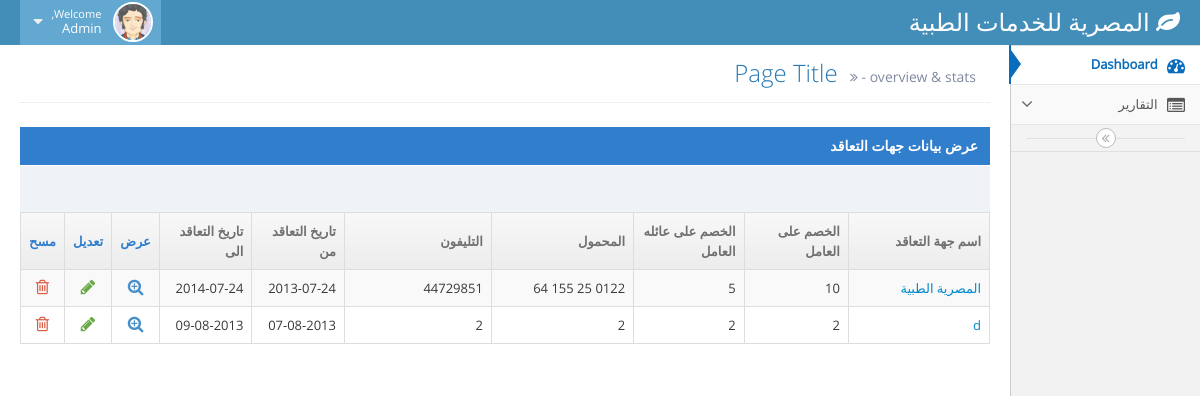
/index.php/contracts/view (signed in), run on the app's committed database.
### tables this page shows
CREATE TABLE IF NOT EXISTS `contracts` (
  `id` int(11) NOT NULL AUTO_INCREMENT,
  `name` varchar(80) NOT NULL,
  `personal_discount` float NOT NULL DEFAULT '0',
  `family_discount` float NOT NULL,
  `address` varchar(255) NOT NULL,
  `mobile` varchar(50) NOT NULL DEFAULT '1',
  `phone` varchar(50) NOT NULL,
  `from_date` varchar(50) NOT NULL,
  `to_date` varchar(50) NOT NULL,
  `paid_date` date NOT NULL,
  `amount` float NOT NULL,
  PRIMARY KEY (`id`)
);

### application/controllers/contracts.php (called while the page is built, shortened)
<?php if ( ! defined('BASEPATH')) exit('No direct script access allowed');
class Contracts extends CI_Controller {
	 public function __construct()
	{
			$this->load-> model('Contracts_model');
	}
	public function view()
	{
         $data['content']='contracts/view';
		 $data['patients']= $this->Contracts_model->get_contracts();
         $this->load->view('admin_panel',$data);
	}
}

### index.php (called while the page is built, shortened)
<?php
require_once BASEPATH.'core/CodeIgniter.php';

### application/models/contracts_model.php (called while the page is built, shortened)
<?
class Contracts_model extends CI_Model {
    public function get_contracts()
    {
      $sql="SELECT * FROM `contracts` order by id";
	  $query = $this->db->query($sql);
	  return $query->result_array();
    }
}

### application/views/contracts/view.php (the view, shortened to what this page needs)
                            <div class="table-header">
									<strong>عرض بيانات جهات التعاقد</strong>
</div>
						  <div id="sample-table-2_wrapper" class="dataTables_wrapper" role="grid"><div class="row-fluid"><div class="span6"><div class="dataTables_length" id="sample-table-2_length"></div></div></div>
                          <table aria-describedby="sample-table-2_info" id="sample-table-2" class="table table-striped table-bordered table-hover dataTable">
							  <thead>
								  <tr role="row">
                                  <th aria-label="Domain: activate to sort column ascending" style="width: 172px;" colspan="1" rowspan="1" aria-controls="sample-table-2" tabindex="0" role="columnheader" >	اسم جهة التعاقد </th>
                                  <th  style="width: 118px;" colspan="1" rowspan="1"  tabindex="0" role="columnheader" >	الخصم على العامل</th><th aria-label="Clicks: activate to sort column ascending" style="width: 128px;" colspan="1" rowspan="1" aria-controls="sample-table-2" tabindex="0" role="columnheader" >	الخصم على عائله العامل</th>
                                   <th aria-label="Domain: activate to sort column ascending" style="width: 172px;" colspan="1" rowspan="1" aria-controls="sample-table-2" tabindex="0" role="columnheader" >	المحمول </th>
                                    <th aria-label="Domain: activate to sort column ascending" style="width: 172px;" colspan="1" rowspan="1" aria-controls="sample-table-2" tabindex="0" role="columnheader" >	التليفون </th>
                                    <th aria-label="Update: activate to sort column ascending" style="width: 100px;" colspan="1" rowspan="1" aria-controls="sample-table-2" tabindex="0" role="columnheader"> 	تاريخ التعاقد من </th>
                                     <th aria-label="Update: activate to sort column ascending" style="width: 100px;" colspan="1" rowspan="1" aria-controls="sample-table-2" tabindex="0" role="columnheader"> 	تاريخ التعاقد الى  </th>
                                  <th aria-label="" style="width: 20px;" colspan="1" rowspan="1" role="columnheader" class="sorting_disabled" align="center">عرض</th>
                                       <th aria-label="" style="width: 20px;" colspan="1" rowspan="1" role="columnheader" class="sorting_disabled">تعديل</th>
                                            <th aria-label="" style="width: 20px;" colspan="1" rowspan="1" role="columnheader" class="sorting_disabled">مسح</th>
                                  </tr>
							  </thead>
							<tbody aria-relevant="all" aria-live="polite" role="alert">
                            <? foreach($patients as $row)
							{
							?>
                            <tr class="odd">
				<td class=" "><a href="<? echo base_url();?>index.php/contracts/data/<? echo $row['id'];?>"><? echo $row['name'];?></a>	 </td>
										<td class=" "><? echo $row['personal_discount'];?></td>
										<td class="hidden-480 "><? echo $row['family_discount'];?></td>
                                           <td class="hidden-phone "><? echo $row['mobile'];?></td>
                                        <td class="hidden-phone "><? echo $row['phone'];?></td>
                                        <td class="hidden-phone "><? echo $row['from_date'];?></td>
                                        <td class="hidden-phone "><? echo $row['to_date'];?></td>
                                        <td class="hidden-480 " align="center">
                                        <div align="center"><a class="blue" href="<? echo base_url();?>index.php/contracts/data/<? echo $row['id'];?>">
													<i class="icon-zoom-in bigger-130"></i>	</a></div></td>
										<td class="hidden-phone " align="center">
                            <div align="center"><a class="green" href="<? echo base_url();?>index.php/contracts/edit/<? echo $row['id'];?>">
													<i class="icon-pencil bigger-130"></i></a></div></td>
										<td class="td-actions " align="center">
					<div align="center"><a class="red" href="<? echo base_url();?>index.php/contracts/delete/<? echo $row['id'];?>">
													<i class="icon-trash bigger-130"></i></a></div></td>
								  </tr>
                                  <? }?>
                                  </tbody></table>

### application/views/admin_panel.php (shortened to what this page needs)
<?
if(isset($_SESSION['User_Login']))
{
	?>
<!DOCTYPE html>
<html lang="en"><head>
		<link href="<? echo base_url();?>assests/bootstrap/css/bootstrap.css" rel="stylesheet">
		<link href="<? echo base_url();?>assests/bootstrap/css/bootstrap-responsive.css" rel="stylesheet">
		<link rel="stylesheet" href="<? echo base_url();?>assests/themes/font-awesome/css/font-awesome.css">
		<link rel="stylesheet" href="<? echo base_url();?>assests/admin_files/css.css">
		<link rel="stylesheet" href="<? echo base_url();?>assests/admin_files/ace.css">
		<link rel="stylesheet" href="<? echo base_url();?>assests/admin_files/ace-responsive.css">
		<link rel="stylesheet" href="<? echo base_url();?>assests/admin_files/ace-skins.css">
        <link rel="stylesheet" href="<? echo base_url();?>assests/Form%20Elements%20-%20Ace%20Admin_files/jquery-ui-1.css">
		<link rel="stylesheet" href="<? echo base_url();?>assests/Form%20Elements%20-%20Ace%20Admin_files/chosen.css">
		<link rel="stylesheet" href="<? echo base_url();?>assests/Form%20Elements%20-%20Ace%20Admin_files/datepicker.css">
		<link rel="stylesheet" href="<? echo base_url();?>assests/Form%20Elements%20-%20Ace%20Admin_files/bootstrap-timepicker.css">
		<link rel="stylesheet" href="<? echo base_url();?>assests/Form%20Elements%20-%20Ace%20Admin_files/daterangepicker.css">
		<link rel="stylesheet" href="<? echo base_url();?>assests/Form%20Elements%20-%20Ace%20Admin_files/colorpicker.css">
		<link rel="stylesheet" href="<? echo base_url();?>assests/Form%20Elements%20-%20Ace%20Admin_files/css.css">
		<link rel="stylesheet" href="<? echo base_url();?>assests/Form%20Elements%20-%20Ace%20Admin_files/ace.css">
		<link rel="stylesheet" href="<? echo base_url();?>assests/Form%20Elements%20-%20Ace%20Admin_files/ace-responsive.css">
		<link rel="stylesheet" href="<? echo base_url();?>assests/Form%20Elements%20-%20Ace%20Admin_files/ace-skins.css">
	</head>
	<body class="rtl">
		<div class="navbar">
			<div class="navbar-inner">
				<div class="container-fluid">
					<a href="#" class="brand">
							<i class="icon-leaf"></i>
							 المصرية للخدمات الطبية
					</a>
					<ul class="nav ace-nav pull-left">
						<li class="light-blue">
							<a data-toggle="dropdown" href="#" class="dropdown-toggle">
								<img class="nav-user-photo" src="<? echo base_url();?>assests/admin_files/avatar4.png" alt="Jason's Photo">
								<span class="user-info">
									<small>Welcome,</small>
									Admin
								</span>
								<i class="icon-caret-down"></i>
							</a>
						</li>
					</ul>
				</div>
			</div>
		</div>
		<div class="main-container container-fluid">
			<div class="sidebar" id="sidebar">
				<ul class="nav nav-list">
					<li class="active">
						<a href="<? echo base_url(); ?>index.php/admin/check/">
							<i class="icon-dashboard"></i>
							<span class="menu-text"> Dashboard </span>
						</a>
					</li>
                      <li>
						<a href="#" class="dropdown-toggle">
							<i class="icon-list-alt"></i>
							<span class="menu-text"> التقارير </span>
							<b class="arrow icon-angle-down"></b>
						</a>
					</li>
				</ul>
				<div class="sidebar-collapse" id="sidebar-collapse">
					<i class="icon-double-angle-left"></i>
				</div>
			</div>
			<div class="main-content">
				<div class="page-content">
					<div class="page-header position-relative">
						<h1>
							Page Title
							<small>
								<i class="icon-double-angle-right"></i>
								- overview &amp; stats
							</small>
						</h1>
					</div>
					<div class="row-fluid">
						<div class="span12">
                        <?
						if(!empty($content))
						{
						@$this->load->view(@$content);
						}
						 ?>
       </div>
                            </div>
                            </div>
                            </div>
</div><div class="tooltip top in hide"><div class="tooltip-inner"></div></div></body></html>
<?
}
?>

### data on the page
contracts: name "المصرية الطبية", personal_discount "10", family_discount "5", mobile "0122 25 155 64", phone "44729851", from_date "2013-07-24", to_date "2014-07-24"
contracts: name "d", personal_discount "2", family_discount "2", mobile "2", phone "2", from_date "07-08-2013", to_date "09-08-2013"
